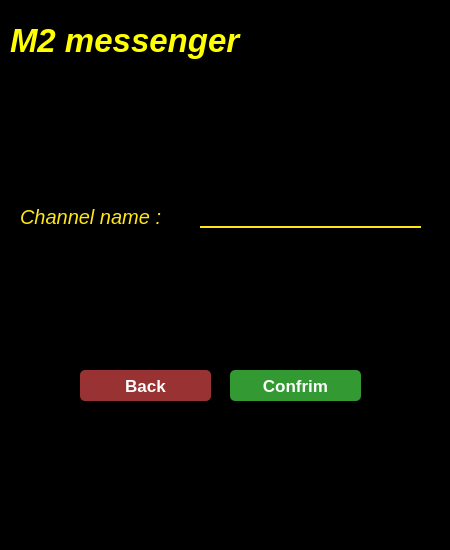
<?xml version="1.0" encoding="UTF-8"?>
<ui version="4.0">
 <class>JoinChannel</class>
 <widget class="QWidget" name="JoinChannel">
  <property name="geometry">
   <rect>
    <x>0</x>
    <y>0</y>
    <width>450</width>
    <height>550</height>
   </rect>
  </property>
  <property name="windowTitle">
   <string>Form</string>
  </property>
  <property name="styleSheet">
   <string notr="true">background-color:rgba(0, 0, 0, 255);</string>
  </property>
  <widget class="QLabel" name="label">
   <property name="geometry">
    <rect>
     <x>20</x>
     <y>200</y>
     <width>181</width>
     <height>34</height>
    </rect>
   </property>
   <property name="font">
    <font>
     <pointsize>15</pointsize>
     <italic>true</italic>
    </font>
   </property>
   <property name="styleSheet">
    <string notr="true">color:rgba(254, 231, 21, 1);</string>
   </property>
   <property name="text">
    <string>Channel name :</string>
   </property>
  </widget>
  <widget class="QLineEdit" name="lineEdit">
   <property name="geometry">
    <rect>
     <x>200</x>
     <y>200</y>
     <width>221</width>
     <height>28</height>
    </rect>
   </property>
   <property name="styleSheet">
    <string notr="true">
QLineEdit#lineEdit {

background-color:rgba(0, 0, 0, 0);
border:none;
border-bottom:2px solid rgba(254, 231, 21, 1);
color:rgba(255, 255, 255, 255);
padding-bottom:7px;

}

QLineEdit#lineEdit:hover {

	background-color: rgb(42, 46, 52);
	border-style: solid;
	border-color: rgb(245, 179, 1);
	color: rgb(241, 182, 88);

}</string>
   </property>
  </widget>
  <widget class="QPushButton" name="pushButton">
   <property name="geometry">
    <rect>
     <x>230</x>
     <y>370</y>
     <width>131</width>
     <height>31</height>
    </rect>
   </property>
   <property name="font">
    <font>
     <pointsize>13</pointsize>
     <bold>true</bold>
    </font>
   </property>
   <property name="styleSheet">
    <string notr="true">QPushButton#pushButton {
color: white;
border-radius: 5px;
Background: #393;
color: #fefefe;
}

QPushButton#pushButton:hover {
	background-color: rgb(42, 46, 52);
border-style: solid;
 border-width: 1px;
	color: rgb(241, 182, 88);
}

QPushButton#pushButton:pressed {
border-style: solid;
border-width: 1px;
	background-color: rgb(25, 69, 105);
	color: rgb(85, 255, 255);
}</string>
   </property>
   <property name="text">
    <string>Confrim</string>
   </property>
  </widget>
  <widget class="QPushButton" name="pushButton_2">
   <property name="geometry">
    <rect>
     <x>80</x>
     <y>370</y>
     <width>131</width>
     <height>31</height>
    </rect>
   </property>
   <property name="font">
    <font>
     <pointsize>13</pointsize>
     <bold>true</bold>
    </font>
   </property>
   <property name="styleSheet">
    <string notr="true">QPushButton#pushButton_2 {
color: white;
border-radius: 5px;
Background: #933;
color: #fefefe;
}

QPushButton#pushButton_2:hover {
	background-color: rgb(42, 46, 52);
border-style: solid;
 border-width: 1px;
	color: rgb(241, 182, 88);
}

QPushButton#pushButton_2:pressed {
border-style: solid;
border-width: 1px;
	background-color: rgb(25, 69, 105);
	color: rgb(85, 255, 255);
}</string>
   </property>
   <property name="text">
    <string>Back</string>
   </property>
  </widget>
  <widget class="QLabel" name="label_2">
   <property name="geometry">
    <rect>
     <x>10</x>
     <y>10</y>
     <width>291</width>
     <height>61</height>
    </rect>
   </property>
   <property name="font">
    <font>
     <pointsize>25</pointsize>
     <italic>true</italic>
     <bold>true</bold>
    </font>
   </property>
   <property name="styleSheet">
    <string notr="true">color:rgb(255,255,0)	;</string>
   </property>
   <property name="text">
    <string>M2 messenger</string>
   </property>
  </widget>
  <widget class="QLabel" name="label_3">
   <property name="geometry">
    <rect>
     <x>340</x>
     <y>10</y>
     <width>91</width>
     <height>91</height>
    </rect>
   </property>
   <property name="styleSheet">
    <string notr="true">image: url(:/icons/channel icon.png);</string>
   </property>
   <property name="text">
    <string/>
   </property>
  </widget>
 </widget>
 <resources/>
 <connections/>
</ui>
